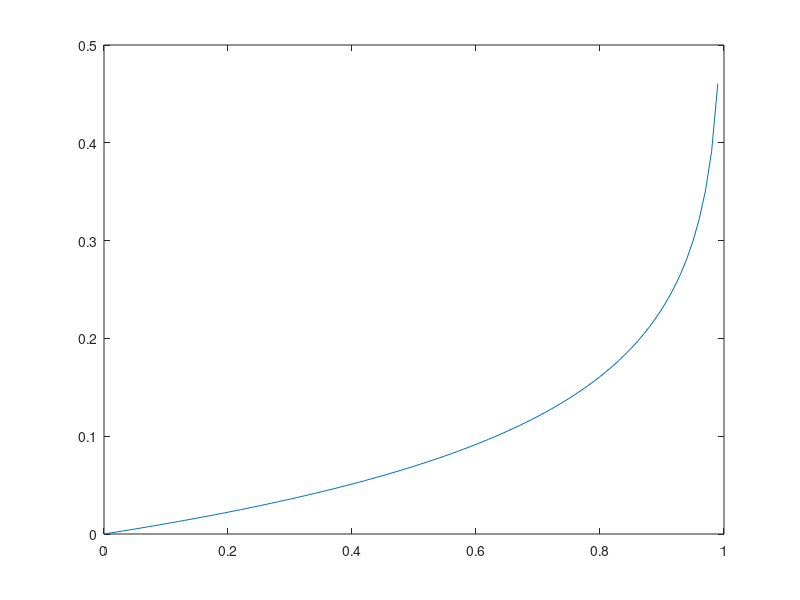

MATLAB code to generate this figure:
% assume Lambda = 10 here
% now to get X exponentially distributed over Lambda 
% X = -ln(1-rand())/Lambda as F(x) = 1 - e^Lambda*x
% Now to cross verify our data, the mean must be close to 1/Lambda or 0.1
% And also via graph

clc;
clear all;
N=100000;
lambda=10;
sum=0;
for k=1 : N
    y = rand;
    z = -log(1-y)/lambda;
    sum = sum + z;
end
X=[0:0.01:1];
z = -log(1-X)/lambda;
plot(X, z);
sum/N

